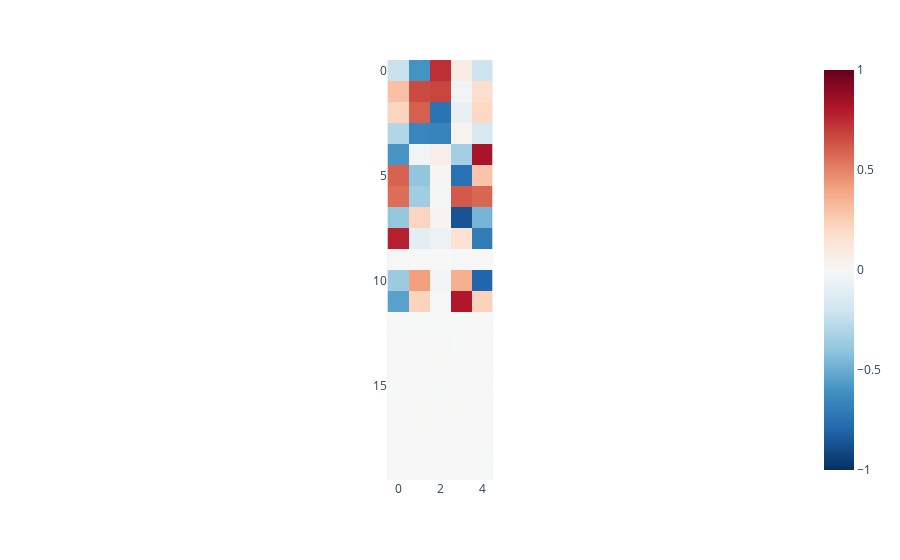
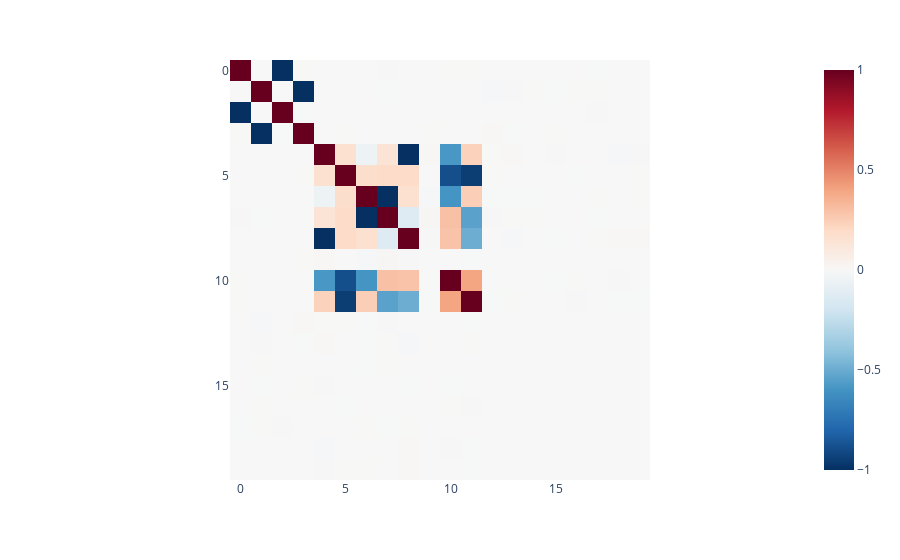
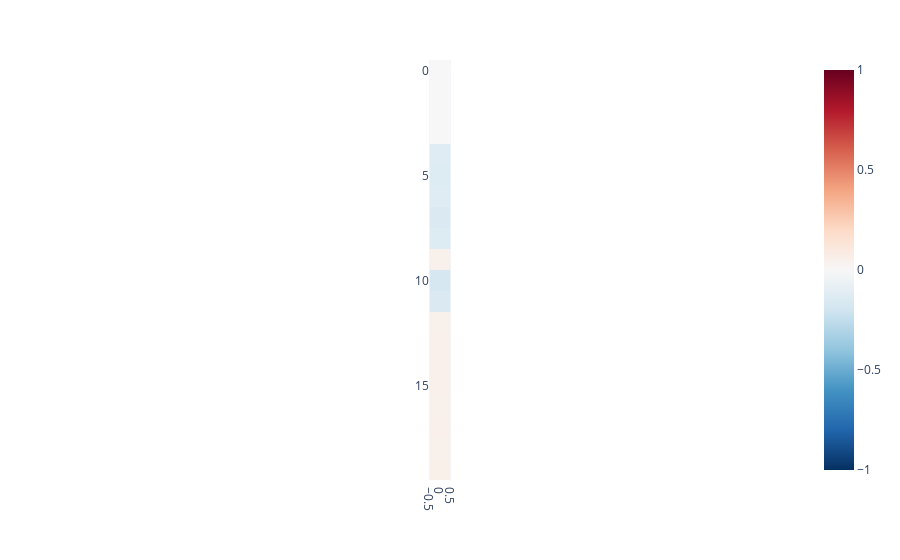

Write notebook code for charts like these, in order.
### Code cell
encoder_w = model.encoder.weight.data
decoder_w = model.decoder.weight.data

visualise_tensor(encoder_w.t())
# visualise_tensor(decoder_w.t())

visualise_tensor(decoder_w@encoder_w)
visualise_tensor(model.decoder.bias.data.reshape(-1,1))

### Figure 1 — Plotly figure (JSON) as saved in the notebook; plotly's stock layout.template omitted (floating-point values rounded to 4 significant figures)
{"data": [{"coloraxis": "coloraxis", "hovertemplate": "x: %{x}<br>y: %{y}<br>color: %{z}<extra></extra>", "name": "0", "type": "heatmap", "xaxis": "x", "yaxis": "y", "z": [[-0.2223, -0.6006, 0.7398, 0.07717, -0.2093], [0.3002, 0.66, 0.6763, -0.0335, 0.1661], [0.2213, 0.602, -0.7408, -0.07748, 0.2078], [-0.2987, -0.6597, -0.6713, 0.035, -0.1642], [-0.5922, -0.02925, 0.06835, -0.3456, 0.83], [0.593, -0.3986, 0.01459, -0.7517, 0.2867], [0.5625, -0.3512, -0.0166, 0.6166, 0.5816], [-0.3949, 0.2235, 0.02548, -0.8656, -0.4703], [0.7817, -0.1063, -0.06503, 0.1502, -0.7052], [-0.007424, 0.0008273, -0.00148, -0.008261, -0.001045], [-0.3699, 0.4181, -0.033, 0.3634, -0.8011], [-0.5457, 0.2251, 0.004328, 0.8046, 0.2349], [-0.00409, -0.004835, -0.00546, -0.004759, -0.001684], [-0.005673, 0.004663, 0.004272, -0.002727, 0.004985], [-0.002056, 0.001731, 0.002646, -0.001677, -7.888e-05], [-0.00321, -0.0009695, -0.002975, -0.001297, 0.00403], [-0.001411, 0.003179, 0.001157, 0.003407, -0.0001608], [0.004054, 0.002981, -0.001671, 0.001715, 0.0009354], [0.004191, -0.000288, -0.001972, 0.001213, -0.008543], [0.005638, -0.002572, -0.0003113, 0.0008754, -0.003364]]}], "layout": {"coloraxis": {"cmax": 1, "cmin": -1, "colorscale": [[0, "rgb(5,48,97)"], [0.1, "rgb(33,102,172)"], [0.2, "rgb(67,147,195)"], [0.3, "rgb(146,197,222)"], [0.4, "rgb(209,229,240)"], [0.5, "rgb(247,247,247)"], [0.6, "rgb(253,219,199)"], [0.7, "rgb(244,165,130)"], [0.8, "rgb(214,96,77)"], [0.9, "rgb(178,24,43)"], [1, "rgb(103,0,31)"]]}, "margin": {"t": 60}, "xaxis": {"anchor": "y", "constrain": "domain", "domain": [0, 1], "scaleanchor": "y"}, "yaxis": {"anchor": "x", "autorange": "reversed", "constrain": "domain", "domain": [0, 1]}}}

### Figure 2 — Plotly figure (JSON) as saved in the notebook; plotly's stock layout.template omitted (floating-point values rounded to 4 significant figures; data arrays with more than 128 entries replaced by an {"elided": "..."} marker saying what was removed)
{"data": [{"coloraxis": "coloraxis", "hovertemplate": "x: %{x}<br>y: %{y}<br>color: %{z}<extra></extra>", "name": "0", "type": "heatmap", "xaxis": "x", "yaxis": "y", "z": {"elided": "20x20 float values"}}], "layout": {"coloraxis": {"cmax": 1, "cmin": -1, "colorscale": [[0, "rgb(5,48,97)"], [0.1, "rgb(33,102,172)"], [0.2, "rgb(67,147,195)"], [0.3, "rgb(146,197,222)"], [0.4, "rgb(209,229,240)"], [0.5, "rgb(247,247,247)"], [0.6, "rgb(253,219,199)"], [0.7, "rgb(244,165,130)"], [0.8, "rgb(214,96,77)"], [0.9, "rgb(178,24,43)"], [1, "rgb(103,0,31)"]]}, "margin": {"t": 60}, "xaxis": {"anchor": "y", "constrain": "domain", "domain": [0, 1], "scaleanchor": "y"}, "yaxis": {"anchor": "x", "autorange": "reversed", "constrain": "domain", "domain": [0, 1]}}}

### Figure 3 — Plotly figure (JSON) as saved in the notebook; plotly's stock layout.template omitted (floating-point values rounded to 4 significant figures)
{"data": [{"coloraxis": "coloraxis", "hovertemplate": "x: %{x}<br>y: %{y}<br>color: %{z}<extra></extra>", "name": "0", "type": "heatmap", "xaxis": "x", "yaxis": "y", "z": [[0.001417], [0.00117], [0.0006502], [0.001422], [-0.1198], [-0.1348], [-0.1259], [-0.1452], [-0.1354], [0.04922], [-0.1755], [-0.1464], [0.04989], [0.05058], [0.05081], [0.05009], [0.04987], [0.05117], [0.04878], [0.0535]]}], "layout": {"coloraxis": {"cmax": 1, "cmin": -1, "colorscale": [[0, "rgb(5,48,97)"], [0.1, "rgb(33,102,172)"], [0.2, "rgb(67,147,195)"], [0.3, "rgb(146,197,222)"], [0.4, "rgb(209,229,240)"], [0.5, "rgb(247,247,247)"], [0.6, "rgb(253,219,199)"], [0.7, "rgb(244,165,130)"], [0.8, "rgb(214,96,77)"], [0.9, "rgb(178,24,43)"], [1, "rgb(103,0,31)"]]}, "margin": {"t": 60}, "xaxis": {"anchor": "y", "constrain": "domain", "domain": [0, 1], "scaleanchor": "y"}, "yaxis": {"anchor": "x", "autorange": "reversed", "constrain": "domain", "domain": [0, 1]}}}
